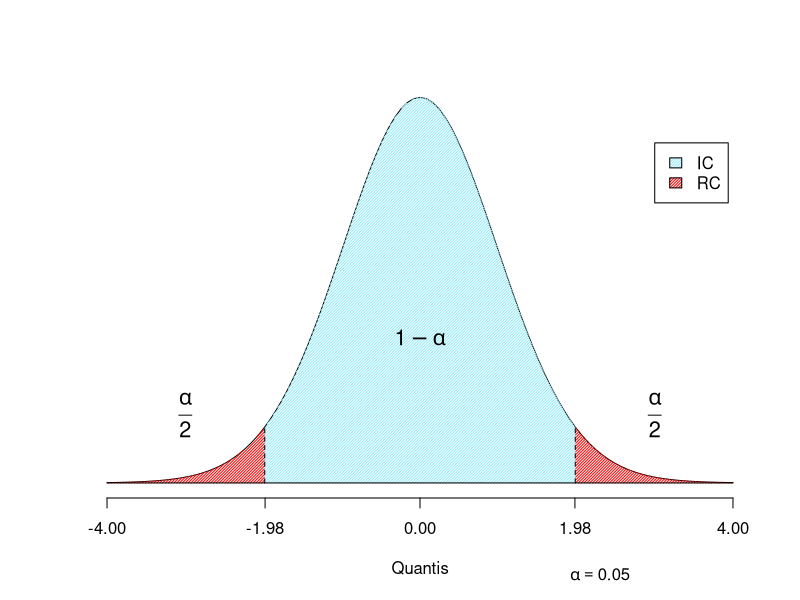

Recreate this plot in R.
bd = foreign::read.spss("internacoes.sav")
bd = as.data.frame(bd)

degree = 98
quantile = qt(0.975, df = degree)
rc_values = seq(-4, -quantile, length = 100)
denisty_rc_values = dt(rc_values, df = 46)
ic_values = seq(-quantile, quantile, length = 100)
denisty_ic_values = dt(ic_values, df = 46)

plot(
  function(x)
    dt(x, df = 46),
  xlim = c(-4, 4),
  ylab = '',
  xlab = 'Quantis',
  bty="n",
  yaxt='n',
  xaxt='n'
)
axis(side=1, at=round(c(-4, -quantile, 0 ,quantile,4), 2))

polygon(
  x = c(-4, rc_values, -quantile),
  y = c(0, denisty_rc_values, 0),
  border = FALSE,
  col = 'red',
  density = 50
)
polygon(
  x = c(quantile, sort(-1 * rc_values), 4),
  y = c(0, sort(denisty_rc_values, decreasing = TRUE), 0),
  border = FALSE,
  col = 'red',
  density = 50
)
polygon(
  x = c(-quantile, ic_values, quantile),
  y = c(0, denisty_ic_values, 0),
  border = FALSE,
  col = '#94eaf7',
  density = 50
)

lines(
  x = c(-quantile, -quantile),
  y = c(0, denisty_rc_values[length(denisty_rc_values)]),
  lty = 2
)
lines(
  x = c(quantile, quantile),
  y = c(0, denisty_rc_values[length(denisty_rc_values)]),
  lty = 2
)

lines(x=c(-4,4), y=c(0,0))

text(-3, 0.07, expression(frac(alpha, 2)), cex=1.3)
text(3, 0.07, expression(frac(alpha,2)), cex=1.3)
text(0, 0.15, expression(1 - alpha), cex=1.3)

par(xpd=TRUE)
text(2.3, -0.094, expression(alpha == 0.05))
legend(3,0.35,legend = c('IC', 'RC'), 
       fill = c('#94eaf7', 'red'), 
       density = 50)

par(xpd=FALSE)
